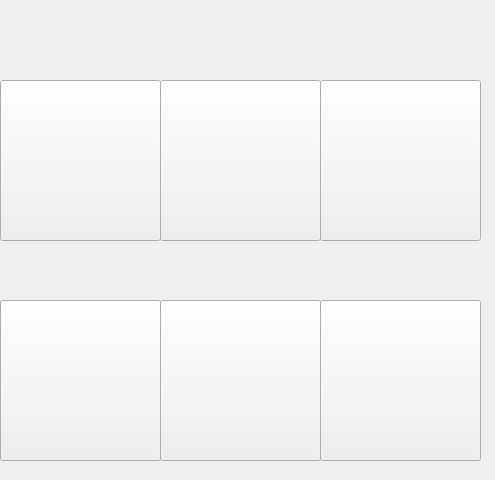
     <widget class="QWidget" name="tab_2">
      <property name="styleSheet">
       <string notr="true">QPushButton{color: rgba(255, 255, 255, 0);}
QPushButton:hover{
/*background-color: rgba(222, 84, 27, 105);*/
background-color: rgba(222, 222, 222, 55);
}</string>
      </property>
      <attribute name="title">
       <string>单袋</string>
      </attribute>
      <widget class="QPushButton" name="pushButton1004">
       <property name="geometry">
        <rect>
         <x>320</x>
         <y>80</y>
         <width>161</width>
         <height>161</height>
        </rect>
       </property>
       <property name="styleSheet">
        <string notr="true"/>
       </property>
       <property name="text">
        <string>嵌线带盖单袋</string>
       </property>
      </widget>
      <widget class="QLabel" name="label_42">
       <property name="geometry">
        <rect>
         <x>5</x>
         <y>80</y>
         <width>481</width>
         <height>391</height>
        </rect>
       </property>
       <property name="text">
        <string/>
       </property>
       <property name="pixmap">
        <pixmap resource="../../images/images.qrc">:/design/10-2.png</pixmap>
       </property>
      </widget>
      <widget class="QPushButton" name="pushButton1007">
       <property name="geometry">
        <rect>
         <x>320</x>
         <y>300</y>
         <width>161</width>
         <height>161</height>
        </rect>
       </property>
       <property name="styleSheet">
        <string notr="true"/>
       </property>
       <property name="text">
        <string>单贴袋3</string>
       </property>
      </widget>
      <widget class="QPushButton" name="pushButton1002">
       <property name="geometry">
        <rect>
         <x>0</x>
         <y>80</y>
         <width>161</width>
         <height>161</height>
        </rect>
       </property>
       <property name="styleSheet">
        <string notr="true"/>
       </property>
       <property name="text">
        <string>双嵌线单袋</string>
       </property>
      </widget>
      <widget class="QPushButton" name="pushButton1003">
       <property name="geometry">
        <rect>
         <x>160</x>
         <y>80</y>
         <width>161</width>
         <height>161</height>
        </rect>
       </property>
       <property name="styleSheet">
        <string notr="true"/>
       </property>
       <property name="text">
        <string>单嵌线单袋</string>
       </property>
      </widget>
      <widget class="QPushButton" name="pushButton1005">
       <property name="geometry">
        <rect>
         <x>0</x>
         <y>300</y>
         <width>161</width>
         <height>161</height>
        </rect>
       </property>
       <property name="styleSheet">
        <string notr="true"/>
       </property>
       <property name="text">
        <string>单贴袋1</string>
       </property>
      </widget>
      <widget class="QPushButton" name="pushButton1006">
       <property name="geometry">
        <rect>
         <x>160</x>
         <y>300</y>
         <width>161</width>
         <height>161</height>
        </rect>
       </property>
       <property name="styleSheet">
        <string notr="true"/>
       </property>
       <property name="text">
        <string>单贴袋2</string>
       </property>
      </widget>
      <zorder>label_42</zorder>
      <zorder>pushButton1007</zorder>
      <zorder>pushButton1002</zorder>
      <zorder>pushButton1003</zorder>
      <zorder>pushButton1005</zorder>
      <zorder>pushButton1006</zorder>
      <zorder>pushButton1004</zorder>
     </widget>
